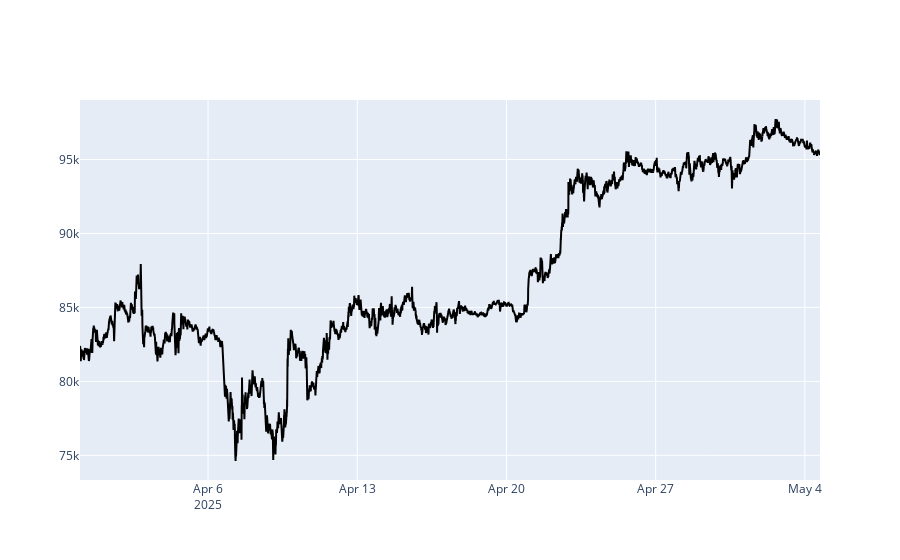

Write notebook code for a chart like this one.
### Code cell
fig = go.Figure()

# === Price Line ===
fig.add_trace(go.Scatter(
    x=df.index, y=df['close'],
    mode='lines', name='Price', line=dict(color='black')
))

fig.show()

### Figure 1 — Plotly figure (JSON) as saved in the notebook; plotly's stock layout.template omitted (floating-point values rounded to 4 significant figures; data arrays with more than 128 entries replaced by an {"elided": "..."} marker saying what was removed)
{"data": [{"line": {"color": "black"}, "mode": "lines", "name": "Price", "type": "scatter", "x": {"elided": "9990 str values"}, "y": {"elided": "9990 float values"}}], "layout": {}}
